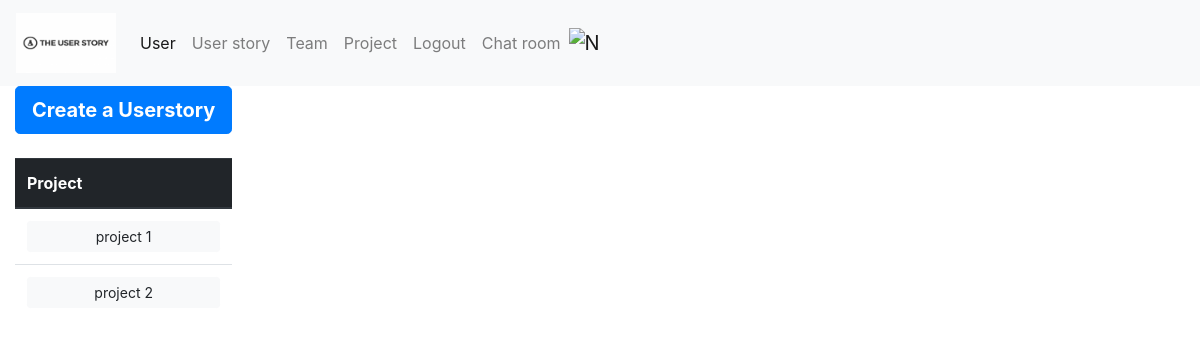
The app's page /userstory_base (signed in), older data.
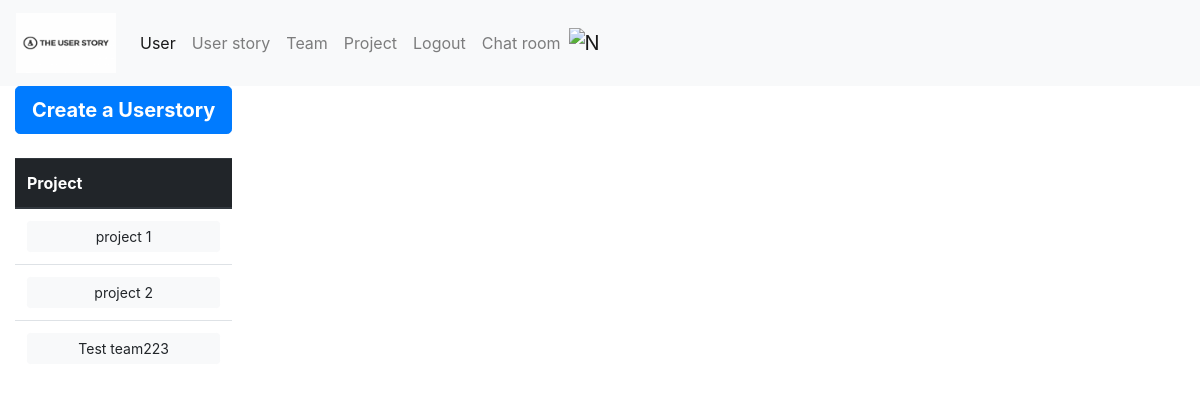
The same page, newer data.
### app/models.py (models this page shows)
class Project(db.Model):
    _table_ = db.Model.metadata.tables['project']
    __table_args__ = {'extend_existing': True}
    project_id = db.Column(db.Integer, primary_key=True)

### app/userstory/routes.py (the view)
@bp_userstory.route('/userstory_base', methods=['GET'])
def userstory_base():
    if current_user.is_authenticated:
        userstory = Userstory.query.all()
        projects = Project.query.all()
    else:
        response = make_response(redirect(url_for('auth.login')))
        flash('Please Login First To Use The Userstory Function')
        return response
    return render_template('userstory_base.html', userstory=userstory, projects=projects)

### app/auth/routes.py (called while the page is built)
@login_manager.user_loader
def load_user(user_id):
    if user_id is not None:
        return User.query.get(user_id)
    return None

### app/templates/userstory_base.html (shortened to what this page needs)
{% extends "base.html" %}
{% block content %}
    <div role=main>
        <div class="container-fluid">
            <div class="row">
                <div class="col-2">
                    <ul class="nav flex-column">
                        <li class="nav-item">
                            <a href="{{ url_for('userstory.userstory_creation') }}"
                               class="btn btn-primary btn-lg btn-block"><strong>Create a Userstory</strong>
                            </a><br>
                        </li>
                        <li class="nav-item">
                            <table class="table">
                                <thead class="thead-dark">
                                <tr>
                                    <th scope="col">Project</th>
                                </tr>
                                {% for project in projects %}
                                    <tr>
                                        <td><a type="button" class="btn btn-light btn-sm btn-block"
                                               href="{{ url_for('userstory.userstory_info', project_id=project.project_id) }}">{{ project.name }}</a>
                                        </td>
                                    </tr>
                                {% endfor %}
                                </thead>
                            </table>
                        </li>
                    </ul>
                </div>
            </div>
        </div>
    </div>
{% endblock %}

Row changes from the older to the newer data that the page shows:
added Project: name "Test team223"
